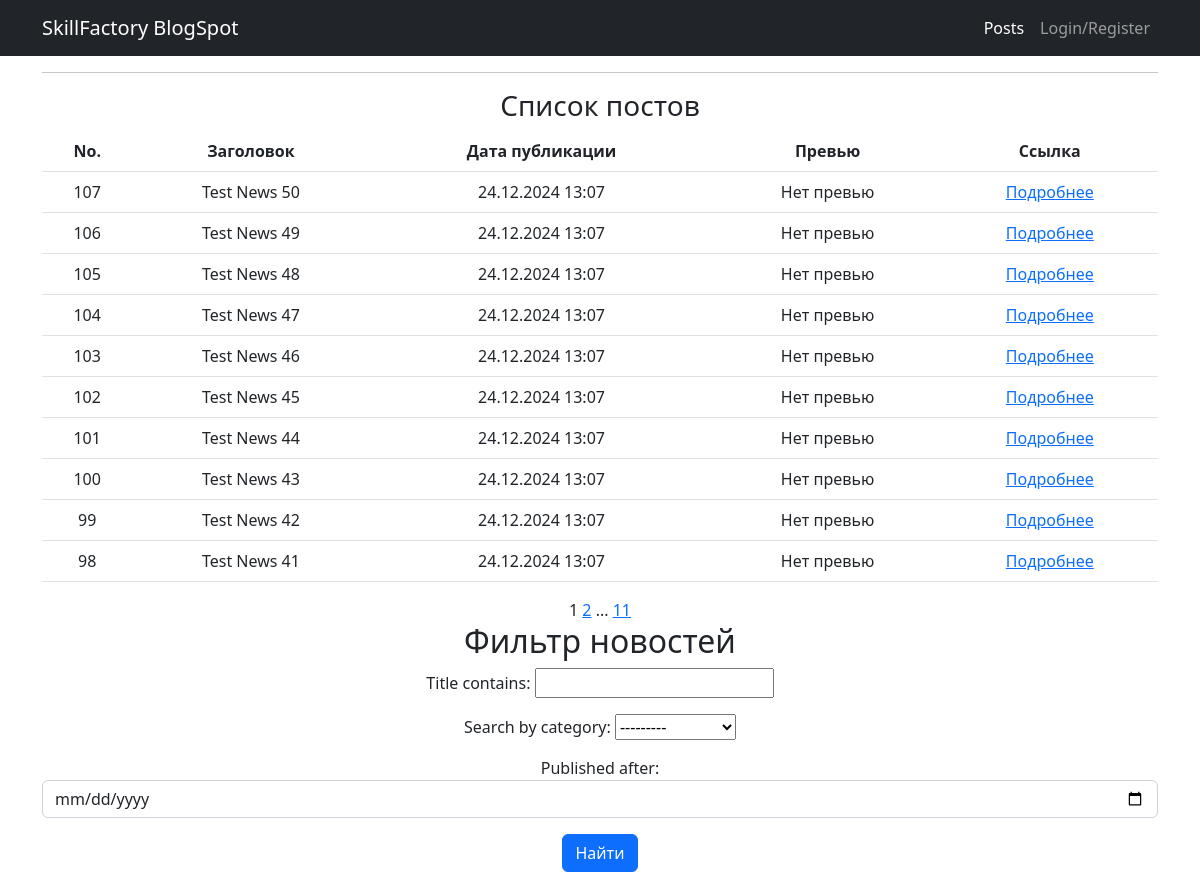
The app's page /posts/, older data.
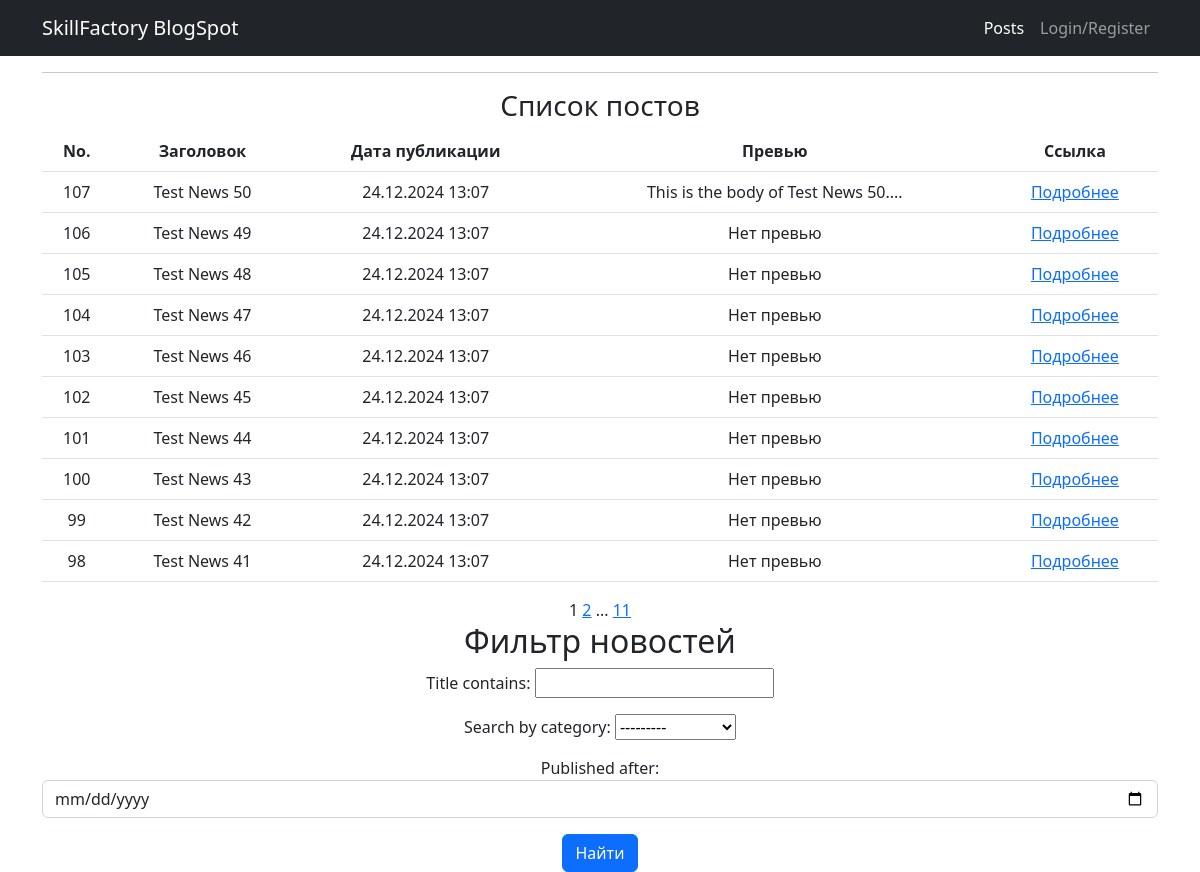
The same page, newer data.
### post/models.py (models this page shows, shortened)
class Posts(models.Model):
    blog_type = models.CharField(
        max_length=20,
        choices=BLOG_CHOICES,
        default='Article'
    )
    title = models.CharField(max_length=75, blank=False)
    body = models.TextField(blank=False, default='Empty field')
    preview = models.CharField(max_length=127, blank=True)  # Интеграция поля preview
    slug = models.SlugField()
    date = models.DateTimeField(auto_now_add=True)
    categories = models.ManyToManyField(Category, related_name="PostCategory")
    def get_absolute_url_detail(self):
        return reverse('post_detail', kwargs={'pk': self.pk})
    class Meta:
        ordering = ['-id']

### post/views.py (the view)
# urls.py: path('', PostsList.as_view(), name='posts_list'),
class PostsList(ListView):
    model = Posts
    ordering = '-id'
    template_name = 'posts.html'
    context_object_name = 'posts'
    paginate_by = 10
    def get_queryset(self):
        queryset = super().get_queryset()
        self.filterset = PostsFilter(self.request.GET, queryset)
        if not any(self.request.GET.values()) or not self.filterset.is_valid():
            return queryset
        return self.filterset.qs
    def get_context_data(self, **kwargs):
        context = super().get_context_data(**kwargs)
        context['filterset'] = self.filterset
        return context

### author/context_processors.py (called while the page is built)
def is_author(request):
    if request.user.is_authenticated:
        return {'is_author': Group.objects.filter(name='author', user=request.user).exists()}
    return {'is_author': False}

### category/models.py (called while the page is built)
    def __str__(self):
        return self.name

### templates/posts.html (shortened to what this page needs)
{% extends 'flatpages/default.html' %}
{% load custom_filters %}
{% block content %}
    <hr>
    <h3>Список постов</h3>
    <table class="table">
        <thead>
            <tr>
                <th>No.</th>
                <th>Заголовок</th>
                <th>Дата публикации</th>
                <th>Превью</th>
                <th>Ссылка</th>
            </tr>
        </thead>
        <tbody>
            {% for post in posts %}
            <tr>
                <td>{{ post.id }}</td>
                <td>{{ post.title }}</td>
                <td>{{ post.date|date:"d.m.Y H:i" }}</td>
                <td>{{ post.preview|default:"Нет превью" }}</td>
                <td><a href="{{ post.get_absolute_url_detail }}">Подробнее</a></td>
            </tr>
            {% empty %}
            <tr>
                <td colspan="5">Нет постов, соответствующих фильтру.</td>
            </tr>
            {% endfor %}
        </tbody>
    </table>
   {{ page_obj.number }}
   {% if page_obj.has_next %}
       <a href="?page={{ page_obj.next_page_number }}">{{ page_obj.next_page_number }}</a>
       {% if paginator.num_pages != page_obj.next_page_number %}
           ...
           <a href="?page={{ page_obj.paginator.num_pages }}">{{ page_obj.paginator.num_pages }}</a>
       {% endif %}
   {% endif %}
    <h2>Фильтр новостей</h2>
    <form method="get">
        {{ filterset.form.as_p }}
        <button type="submit" class="btn btn-primary">Найти</button>
    </form>
{% endblock content %}

Row changes from the older to the newer data that the page shows:
changed Posts "Test News 50": preview "Нет превью" → "This is the body of Test News 50...."
